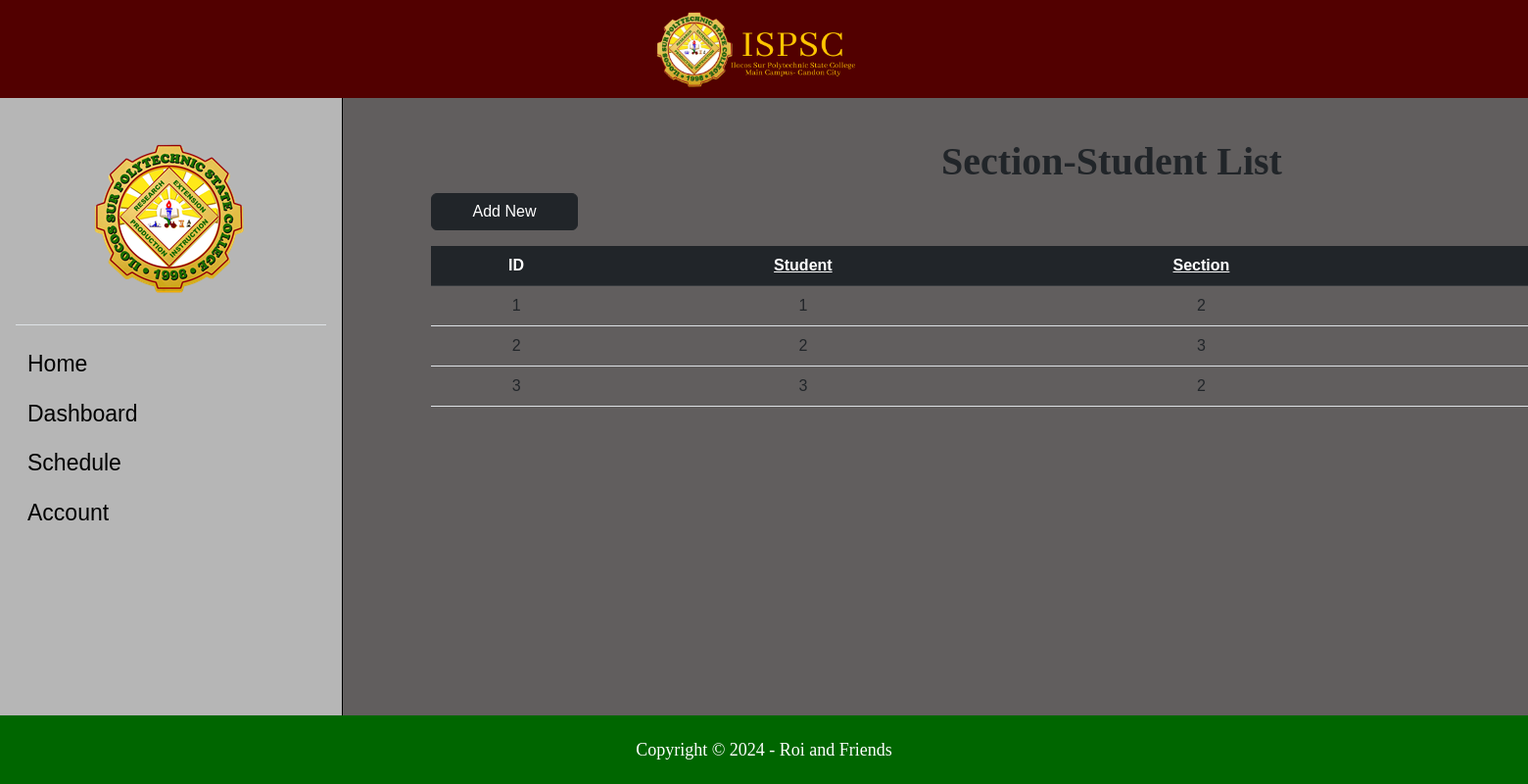
Screenshot of /SMS2/Codes/sec-stud.php with the database file from the repository.
### tables this page shows
CREATE TABLE `section_student` (
  `ses_ID` int(11) NOT NULL,
  `stud_ID` int(11) NOT NULL,
  `sec_ID` int(11) NOT NULL
);

### SMS2/Codes/sec-stud.php (the view, shortened to what this page needs)
<?php
include "db_conn.php";
?>
<!DOCTYPE html>
<html lang="en">
<head>
    <link href="https://cdn.jsdelivr.net/npm/bootstrap@5.2.3/dist/css/bootstrap.min.css" rel="stylesheet"
>
    <link rel="stylesheet" href="https://cdnjs.cloudflare.com/ajax/libs/font-awesome/6.4.0/css/all.min.css"
 />
    <link rel="stylesheet" href="style.css">
</head>
<body>
    <div>
        <header>
            <a class="nav-link active" aria-current="page" href="home.php">
                <img src="Pictures/ispsc_logo2.png" alt="">
            </a>
        </header>
        <div class="mid-content">
            <section>
                <div class="sidebar flex-shrink-0 p-3">
                    <div class="logo">
                        <a href="home.php">
                            <img src="Pictures/ispsc_logo.png" alt="">
                        </a>
                    </div>
                    <ul class="list-unstyled ps-0">
                        <li class="border-top my-3"></li>
                        <li class="mb-1">
                            <button
                                class="sidenav btn btn-toggle d-inline-flex align-items-center rounded border-0 collapsed">
                                <a class="ahome" href="home.php">Home</a>
                            </button>
                        </li>
                        <li class="mb-1">
                            <button
                                class="sidenav btn btn-toggle d-inline-flex align-items-center rounded border-0 collapsed"
                                data-bs-toggle="collapse" data-bs-target="#dashboard-collapse" aria-expanded="false">
                                Dashboard
                            </button>
                        </li>
                        <li class="mb-1">
                            <button
                                class="sidenav btn btn-toggle d-inline-flex align-items-center rounded border-0 collapsed"
                                data-bs-toggle="collapse" data-bs-target="#orders-collapse" aria-expanded="false">
                                Schedule
                            </button>
                        </li>
                        <li class="mb-1">
                            <button
                                class="sidenav btn btn-toggle d-inline-flex align-items-center rounded border-0 collapsed"
                                data-bs-toggle="collapse" data-bs-target="#account-collapse" aria-expanded="false">
                                Account
                            </button>
                        </li>
                    </ul>
                </div>
                <div class="list-container">
                    <h2>Section-Student List</h2>
                    <a href="add_sec-stud.php" class="btn btn-dark mb-3">Add New</a>
                    <table class="table table-hover text-center">
                        <thead class="table-dark">
                            <tr>
                                <th scope="col">ID</th>
                                <th scope="col"><a class="alist" href="student.php">Student</a></th>
                                <th scope="col"><a class="alist" href="section.php">Section</a></th>
                                <th scope="col">Action</th>
                            </tr>
                        </thead>
                        <tbody>
                            <?php
                            $sql = "SELECT * FROM `section_student`";
                            $result = mysqli_query($conn, $sql);
                            while ($row = mysqli_fetch_assoc($result)) {
                            ?>
                            <tr>
                                <td>
                                    <?php echo $row["ses_ID"] ?>
                                </td>
                                <td>
                                    <?php echo $row["stud_ID"] ?>
                                </td>
                                <td>
                                    <?php echo $row["sec_ID"] ?>
                                </td>
                                <td>
                                </td>
                            </tr>
                            <?php
                            }
                            ?>
                        </tbody>
                    </table>
                </div>
            </section>
        </div>
        <footer>
            <p>Copyright © 2024 - Roi and Friends</p>
        </footer>
    </div>
</body>
</html>

### SMS2/Codes/style.css (style rules this page uses)
* { margin: 0; padding: 0; font-family: Arial, Helvetica, sans-serif; text-decoration: none; box-sizing: border-box; }
body { background-color: aquamarine; background-size: cover; display: flex; }
.btn { display: flex; justify-content: center; }
.mid-content { margin-top: 6.2rem; height: 82.2vh; }
.mid-content section { display: flex; flex-direction: row; }
.sidebar .logo { margin: 2rem 5rem; }
.sidebar { background-color: #b6b6b6; box-shadow: 0 0px 0px rgba(0, 0, 0, 0.288); height: 82.2vh; margin-bottom: 4px; width: 350px; min-width: 100px; border-right: 1px solid black; }
.sidebar button { font-weight: 500; font-size: 23px; color: black; }
.sidebar .sidenav { font-weight: 500; font-size: 23px; color: black; }
.sidebar .sidenav a { font-size: 23px; }
.sidebar a { font-weight: 400; font-size: 18px; text-decoration: none; color: black; }
.mid-content, .main-container { background-color: #615e5e; width: 1920px; }
.mid-content, .list-container { background-color: #615e5e; width: 1920px; }
.list-container { margin-top: -3rem; padding: 90px; }
.list-container h2 { text-align: center; font-size: 40px; font-family:Cambria, Cochin, Georgia, Times, 'Times New Roman', serif; font-weight: 600; }
.list-container .alist { color: #fff; }
.list-container a { width: 150px; margin-bottom: 1rem; }
header { background-color: #520000; width: 100%; height: 100px; position: absolute; display: flex; justify-content: center; }
header img { height: 130px; margin-top: -0.5rem; }
footer { display: flex; justify-content: center; align-items: center; width: 100%; height: 70px; background-color: #006600; position: absolute; bottom: 0; left: 0; right: 0; }
footer p { color: #fff; margin: 0; font-family: 'Calibri'; font-size: 18px; }

### rows the page displays
section_student: ses_ID "1", stud_ID "1", sec_ID "2"
section_student: ses_ID "2", stud_ID "2", sec_ID "3"
section_student: ses_ID "3", stud_ID "3", sec_ID "2"
